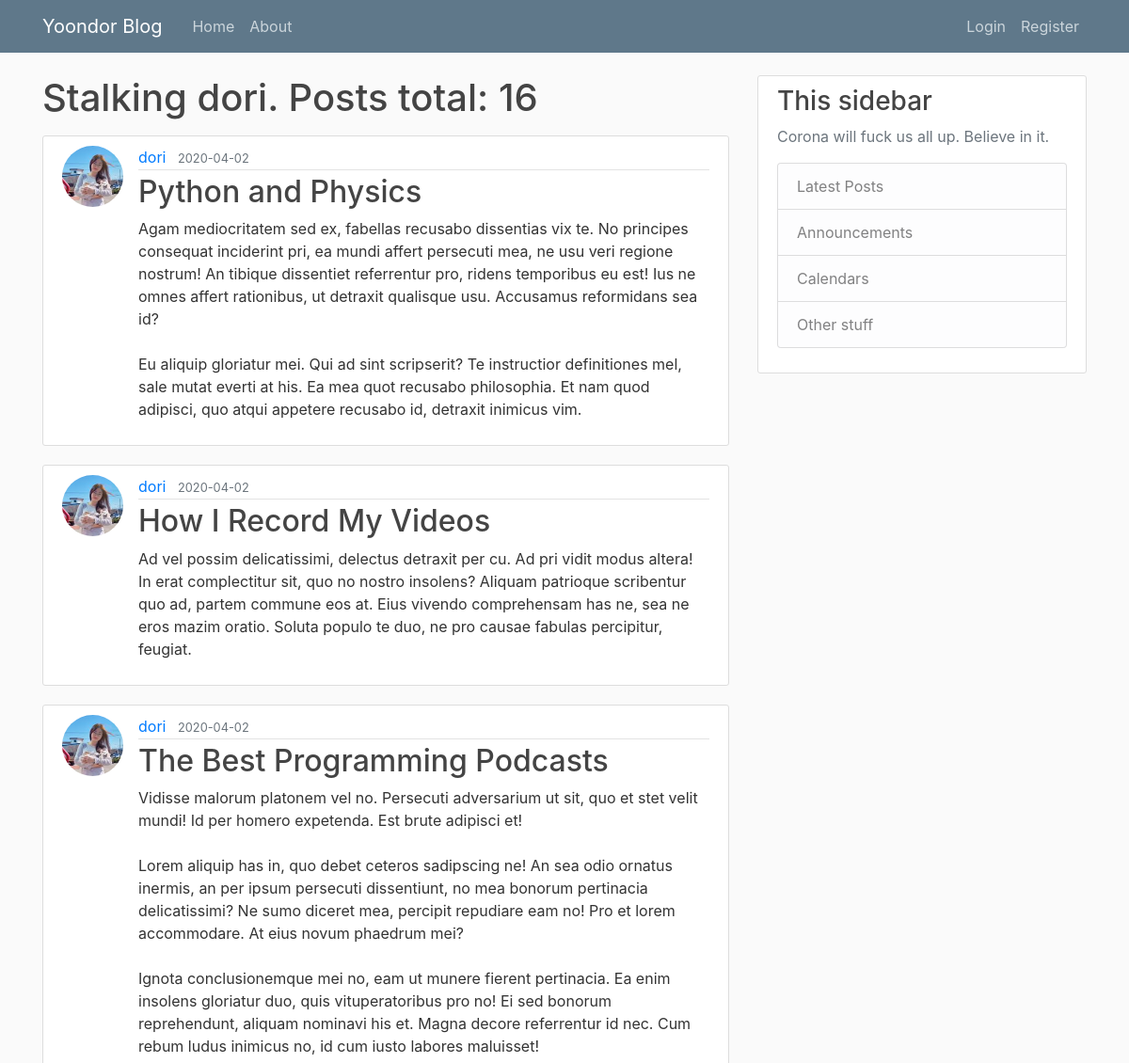
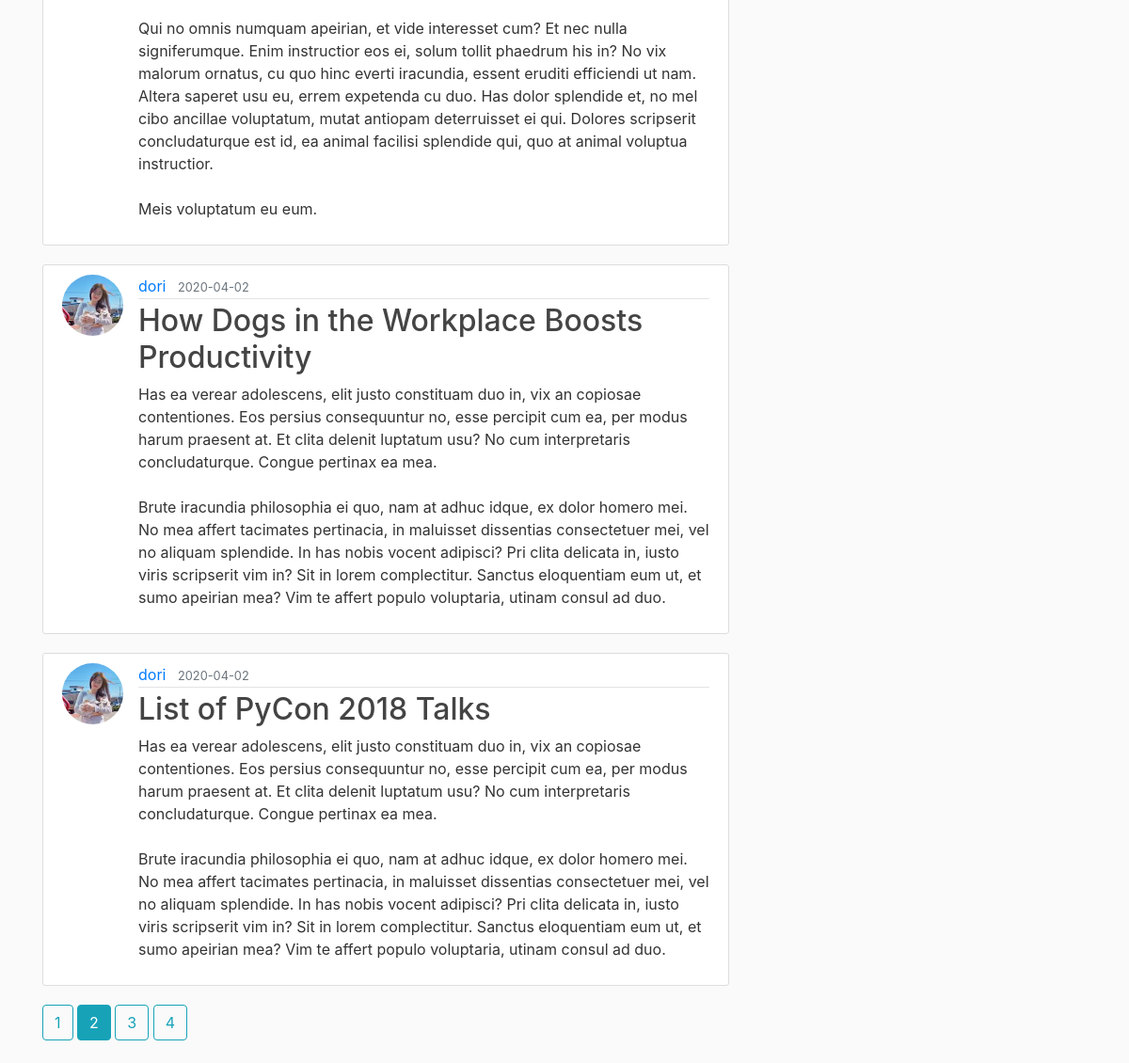
The app's page /user/dori?page=2 with its own data (2 pictures, top to bottom).
### flaskblog/models.py (models this page shows, shortened)
class User(db.Model, UserMixin):
    id = db.Column(db.Integer, primary_key=True)
    username = db.Column(db.String(20), unique=True, nullable=False)
    email = db.Column(db.String(120), unique=True, nullable=False)
    image_file = db.Column(db.String(20), nullable=False, default='default.jpg')
    pw = db.Column(db.String(60), nullable=False)
    posts = db.relationship('Post', backref='author', lazy=True)

class Post(db.Model):
    id = db.Column(db.Integer, primary_key=True)
    title = db.Column(db.String(100), nullable=False)
    date_posted = db.Column(db.DateTime, nullable=False, default=datetime.utcnow)
    content = db.Column(db.Text, nullable=False)
    user_id = db.Column(db.Integer, db.ForeignKey('user.id'), nullable=False)

### flaskblog/routes.py (the view)
@app.route("/user/<string:username>")
def user_posts(username):
    page = request.args.get('page', 1, type=int)
    user = User.query.filter_by(username=username).first_or_404()
    posts = Post.query.filter_by(author=user)\
        .order_by(Post.date_posted.desc())\
        .paginate(page=page, per_page=5)
    return render_template('user_posts.html', posts=posts, user=user)

### flaskblog/templates/user_posts.html
{% extends "layout.html" %}
{% block content %}
    <h1 class="mb-3">Stalking {{ user.username }}. Posts total: {{posts.total}}</h1>
    {% for post in posts.items %}
        <article class="media content-section">
            <img class="rounded-circle article-img" src="{{ url_for('static', filename='profile_pics/' + post.author.image_file)}}">
          <div class="media-body">
            <div class="article-metadata">
              <a class="mr-2" href="{{url_for('user_posts', username=post.author.username)}}">{{ post.author.username }}</a>
              <small class="text-muted">{{ post.date_posted.strftime('%Y-%m-%d') }}</small>
            </div>
            <h2><a class="article-title" href="{{ url_for('post', post_id=post.id) }}">{{ post.title }}</a></h2>
            <p class="article-content">{{ post.content }}</p>
          </div>
        </article>
    {% endfor %}
    {% for page_num in posts.iter_pages(left_edge=1, right_edge=1, left_current=1, right_current=2) %}
        {% if page_num %}
            {% if posts.page == page_num %}
                <a class="btn btn-info mb-4" href="{{ url_for('user_posts', username=user.username, page=page_num) }}">{{ page_num }}</a>
            {% else %}
                <a class="btn btn-outline-info mb-4" href="{{ url_for('user_posts', username=user.username, page=page_num) }}">{{ page_num }}</a>
            {% endif %}
        {% else %}
            ...
        {% endif %}
    {% endfor %}
{% endblock content %}

### flaskblog/static/main.css (style rules this page uses)
body { background: #fafafa; color: #333333; margin-top: 5rem; }
h1, h2, h3, h4, h5, h6 { color: #444444; }
.content-section { background: #ffffff; padding: 10px 20px; border: 1px solid #dddddd; border-radius: 3px; margin-bottom: 20px; }
.article-title { color: #444444; }
.article-content { white-space: pre-line; }
.article-img { height: 65px; width: 65px; margin-right: 16px; }
.article-metadata { padding-bottom: 1px; margin-bottom: 4px; border-bottom: 1px solid #e3e3e3 }

### records on screen
User: username "dori"
Post: image_file (picture), author.username "dori", date_posted "2020-04-02", title "Python and Physics", content "Agam mediocritatem sed ex, fabellas recusabo dissentias vix te. No principes consequat inciderint pri, ea mundi affert persecuti mea, ne usu veri regione nostrum! An tibique dissentiet referrentur pro, ridens temporibus eu est! Ius ne omnes affert rationibus, ut detraxit qualisque usu. Accusamus reformidans sea id? Eu aliquip gloriatur mei. Qui ad sint scripserit? Te instructior definitiones mel, sale mutat everti at his. Ea mea quot recusabo philosophia. Et nam quod adipisci, quo atqui appetere recusabo id, detraxit inimicus vim."
Post: image_file (picture), author.username "dori", date_posted "2020-04-02", title "How I Record My Videos", content "Ad vel possim delicatissimi, delectus detraxit per cu. Ad pri vidit modus altera! In erat complectitur sit, quo no nostro insolens? Aliquam patrioque scribentur quo ad, partem commune eos at. Eius vivendo comprehensam has ne, sea ne eros mazim oratio. Soluta populo te duo, ne pro causae fabulas percipitur, feugiat."
Post: image_file (picture), author.username "dori", date_posted "2020-04-02", title "The Best Programming Podcasts", content "Vidisse malorum platonem vel no. Persecuti adversarium ut sit, quo et stet velit mundi! Id per homero expetenda. Est brute adipisci et! Lorem aliquip has in, quo debet ceteros sadipscing ne! An sea odio ornatus inermis, an per ipsum persecuti dissentiunt, no mea bonorum pertinacia delicatissimi? Ne sumo diceret mea, percipit repudiare eam no! Pro et lorem accommodare. At eius novum phaedrum mei? Ignota conclusionemque mei no, eam ut munere fierent pertinacia. Ea enim insolens gloriatur duo, quis vituperatoribus pro no! Ei sed bonorum reprehendunt, aliquam nominavi his et. Magna decore referrentur id nec. Cum rebum ludus inimicus no, id cum iusto labores maluisset! Qui no omnis numquam…"
Post: image_file (picture), author.username "dori", date_posted "2020-04-02", title "How Dogs in the Workplace Boosts Productivity", content "Has ea verear adolescens, elit justo constituam duo in, vix an copiosae contentiones. Eos persius consequuntur no, esse percipit cum ea, per modus harum praesent at. Et clita delenit luptatum usu? No cum interpretaris concludaturque. Congue pertinax ea mea. Brute iracundia philosophia ei quo, nam at adhuc idque, ex dolor homero mei. No mea affert tacimates pertinacia, in maluisset dissentias consectetuer mei, vel no aliquam splendide. In has nobis vocent adipisci? Pri clita delicata in, iusto viris scripserit vim in? Sit in lorem complectitur. Sanctus eloquentiam eum ut, et sumo apeirian mea? Vim te affert populo voluptaria, utinam consul ad duo."
Post: image_file (picture), author.username "dori", date_posted "2020-04-02", title "List of PyCon 2018 Talks", content "Has ea verear adolescens, elit justo constituam duo in, vix an copiosae contentiones. Eos persius consequuntur no, esse percipit cum ea, per modus harum praesent at. Et clita delenit luptatum usu? No cum interpretaris concludaturque. Congue pertinax ea mea. Brute iracundia philosophia ei quo, nam at adhuc idque, ex dolor homero mei. No mea affert tacimates pertinacia, in maluisset dissentias consectetuer mei, vel no aliquam splendide. In has nobis vocent adipisci? Pri clita delicata in, iusto viris scripserit vim in? Sit in lorem complectitur. Sanctus eloquentiam eum ut, et sumo apeirian mea? Vim te affert populo voluptaria, utinam consul ad duo."

### other values on screen
{{ posts.total }} "16"
{{ page_num }} "1" "3" "4"
{{ page_num }} "2"
